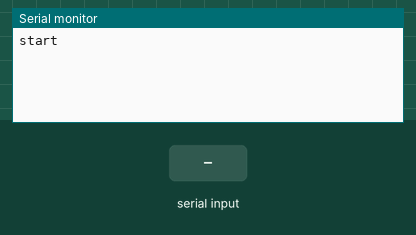
The sketch below on a simulated Arduino Mega 2560, built with avr-gcc and run on an emulated ATmega2560. Parts: the last lines printed to the serial monitor. Inputs (shaded band) come from the test bench.

Above: at 1.3 s.
1.4 s: "1" received over the second serial link
At 2.6 s:
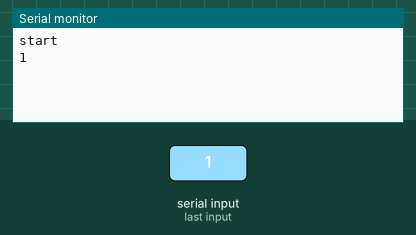
2.9 s: "0" received over the second serial link
At 4.2 s:
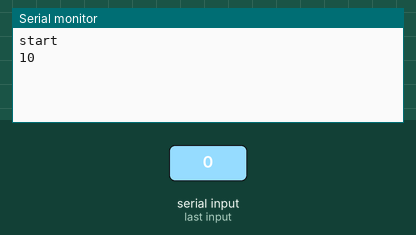

Measured:
- after the input at 1.4 s, the serial monitor: prints a new line at once (image 1)
- after the input at 2.9 s, the serial monitor: prints a new line at once (image 2)

The sketch:

mega_bt.ino
```cpp
#include <SoftwareSerial.h>

#define TX A10
#define RX A11

SoftwareSerial BTSerial(TX, RX);

void setup() {

  Serial.begin(9600);
  BTSerial.begin(115200);
  Serial.println("start");
  delay(100);

}

void loop() {

  if (BTSerial.available())
    Serial.write(BTSerial.read());
    delay(10);
  if (Serial.available())
    BTSerial.write(Serial.read());

}
```
